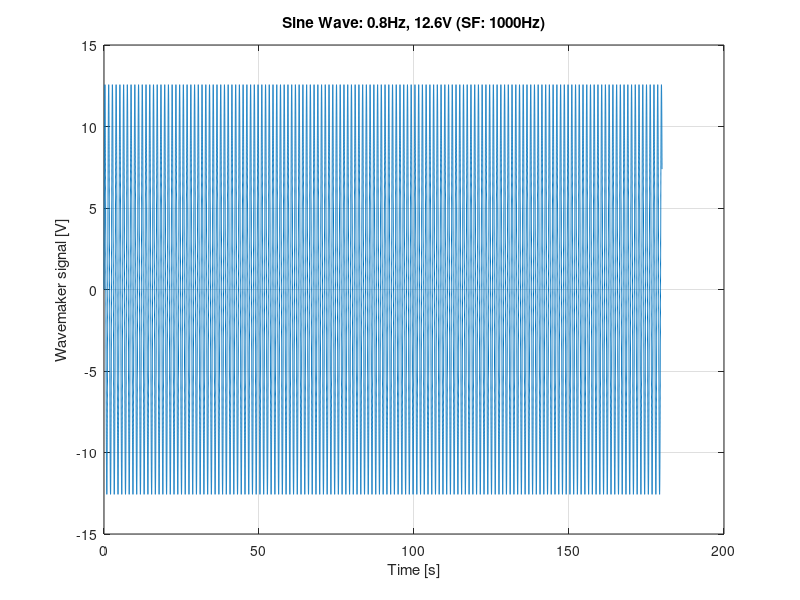

Recreate this plot in MATLAB.

% =========================================================================
%  Generate_Monochromatic.m
%  Generates a monochromatic wave profile and saves it for the wavemaker.
% =========================================================================
%
%  PURPOSE:
% create a .dat monochromatic waveform input for the wavemaker.
% tunable parameters : samplimg frequency, amplitude, frequency, signal
% duration, plots it and saves it using a filename like 
% mono_wave_DATE_AMPlitude_FREQ_SAMPLINGFREQ_DURation.dat

%
%  AUTHOR : Matilde
%  DATE   : 200326
% =========================================================================
clear; clc; close all;

% save params
filepath = 'C:/Users/mbureau/OneDrive - The University of Melbourne/Desktop/SIWWI2026/wavemaker_codes/wave_inputs';
date_str = '230426'; 

% wave params
sf = 1000;         % Sampling frequency [Hz]
ff = 0.83;            % Wave frequency [Hz]
cv = 1;            % conversion (1 = 'aa' is in Volts)
aa = 12.5644;         % amplitude (V)
duration = 180;    % signal duration [s] 


ww = 2 * pi * ff;  % Angular frequency

% time vector
tt = (0 : 1/sf : duration)'; 

% sine wave 
yy = aa * sin(ww * tt);

% convert to voltage if input is in m
yv = cv * yy;

% Plot 
figure('Name', 'Monochromatic Wave');
plot(tt, yv);
title(sprintf('Sine Wave: %.1fHz, %.1fV (SF: %dHz)', ff, aa, sf));
xlabel('Time [s]');
ylabel('Wavemaker signal [V]');
grid on;

% format ; [time, voltage]
run_data = [tt, yv];

% save
if ~exist(filepath, 'dir')
    mkdir(filepath); 
end

% handle decimals (eg 4.5 -> 4p5)
amp_str = strrep(num2str(aa), '.', 'p');
ff_str = strrep(num2str(ff), '.', 'p');

% filename: mono_wave_DATE_AMPlitude_FREQ_SAMPLINGFREQ_DURation.dat
% example: mono_wave_130426_4v_1hz_1000sf_180s.dat
filename = sprintf('mono_wave_%s_%sv_%shz_%dsf_%ds.dat', ...
    date_str, amp_str, ff_str, sf, duration);

full_path = fullfile(filepath, filename);


save(full_path, 'run_data', '-ascii');

fprintf('Successfully saved as:\n%s\n', filename);
fprintf('Full path: %s\n', full_path);
